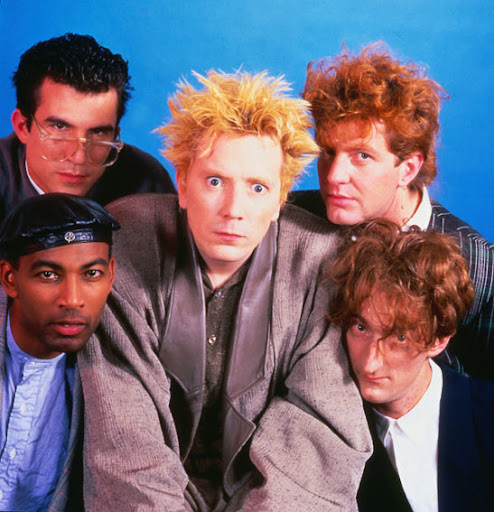
#> input picture DP-Python/img/fimage.jpg, 494 x 512 px
$ python Day17-OpenCV.py
#> lines starting #> are read from the running program, lines starting #| are printed output that depends on the picture; after the words box and inside, x2 and y2 are one past the last pixel; in counts of white or black regions, pixels touching at a corner belong together
import cv2 as cv

# Importing image

image = cv.imread("./img/fimage.jpg")
#> image is the input picture: shape (512, 494, 3); mean B, G, R 116.8, 103.5, 114.4


# [32 lines of commented-out code are left out]

edges = cv.Canny(image,threshold1=100,threshold2=200)
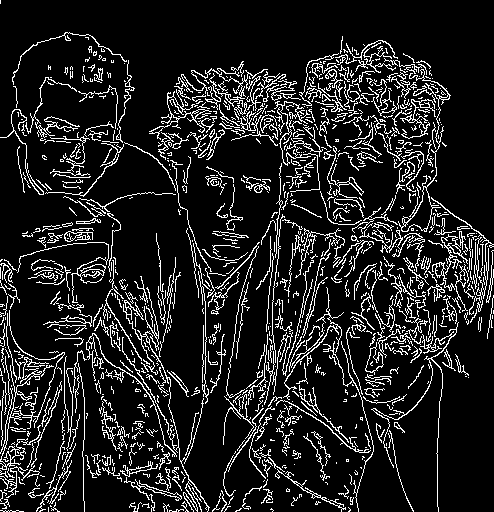
#> edges: shape (512, 494); 12.9% white in thin lines or dots


# cv.imshow("Image Show",edges)
# cv.waitKey(0)

# Face Detection project

gray = cv.cvtColor(image,cv.COLOR_BGR2GRAY)
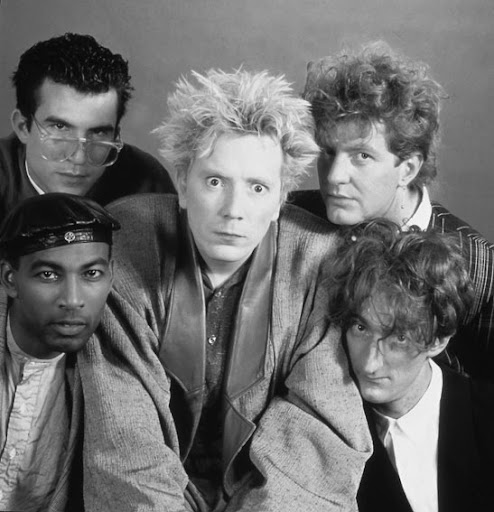
#> gray: shape (512, 494); min 1, max 254, mean 108.3

# Haar Cascades

face_cascade  = cv.CascadeClassifier(cv.data.haarcascades + "haarcascade_frontalface_default.xml")

faces = face_cascade.detectMultiScale(gray,scaleFactor=1.03,minNeighbors=15)
#> faces = [[179, 141, 110, 110], [27, 90, 104, 104], [20, 236, 100, 100], [297, 117, 103, 103]]

for (x,y,w,h) in faces:
    cv.rectangle(image,(x,y),(x+w,y+h),(0,0,255),4)
#> this loop made 4 passes
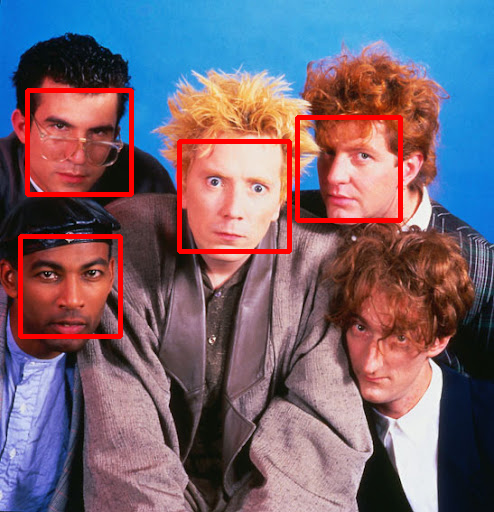
#> image: shape (512, 494, 3); 3.28% of pixels changed, all inside (x1, y1, x2, y2) = (18, 88, 403, 339)

cv.imshow("fd",image)
cv.waitKey(0)

$ run again, with DP-Python/img/MZ.jpg copied over DP-Python/img/fimage.jpg
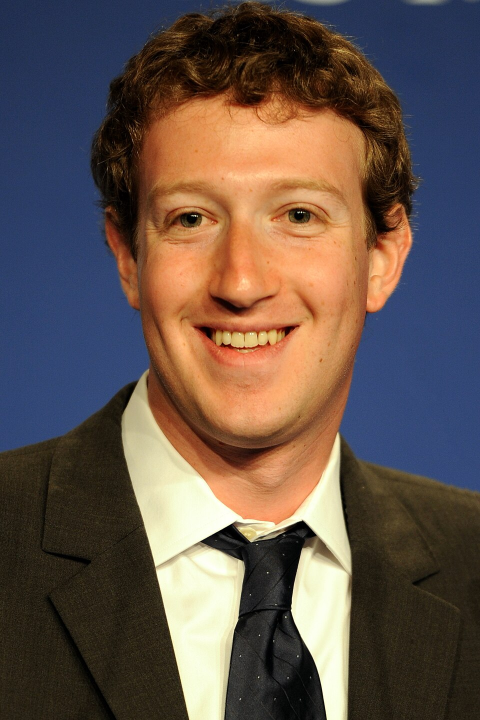
#> input picture DP-Python/img/MZ.jpg, 960 x 1440 px (shown at 1/2 size)
#> image is the input picture: shape (1440, 960, 3); mean B, G, R 75.4, 83.6, 99.8
#> `edges = cv.Canny(image,threshold1=100,threshold2=200)`:
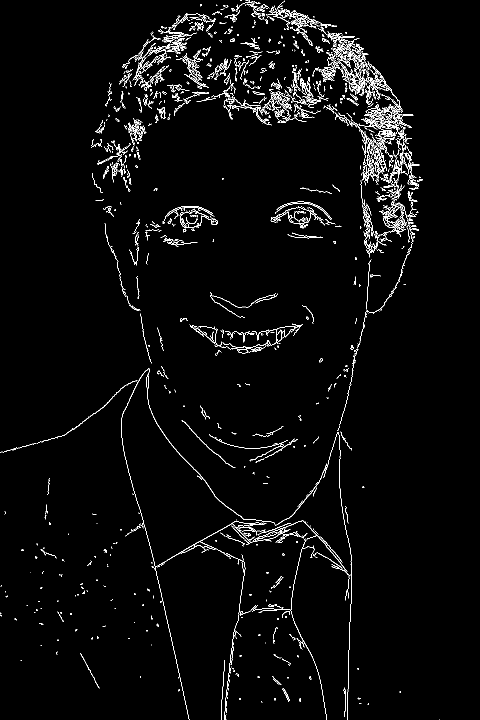
#> edges: shape (1440, 960) (shown at 1/2 size); 2.7% white in thin lines or dots
#> faces = [[274, 920, 470, 470], [190, 199, 604, 604]]
#> the loop `for (x,y,w,h) in faces:` made 2 passes
#> after the loop `for (x,y,w,h) in faces:`:
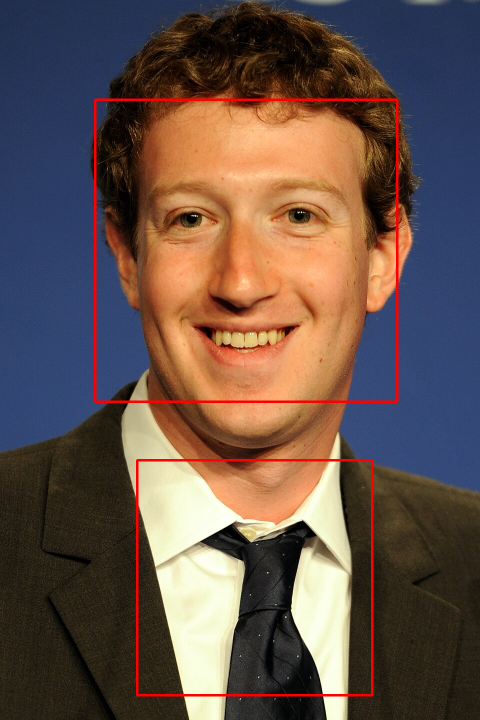
#> image: shape (1440, 960, 3) (shown at 1/2 size); 1.55% of pixels changed, all inside (x1, y1, x2, y2) = (188, 197, 797, 1393)

$ run again, with DP-Python/img/image.png saved as DP-Python/img/fimage.jpg
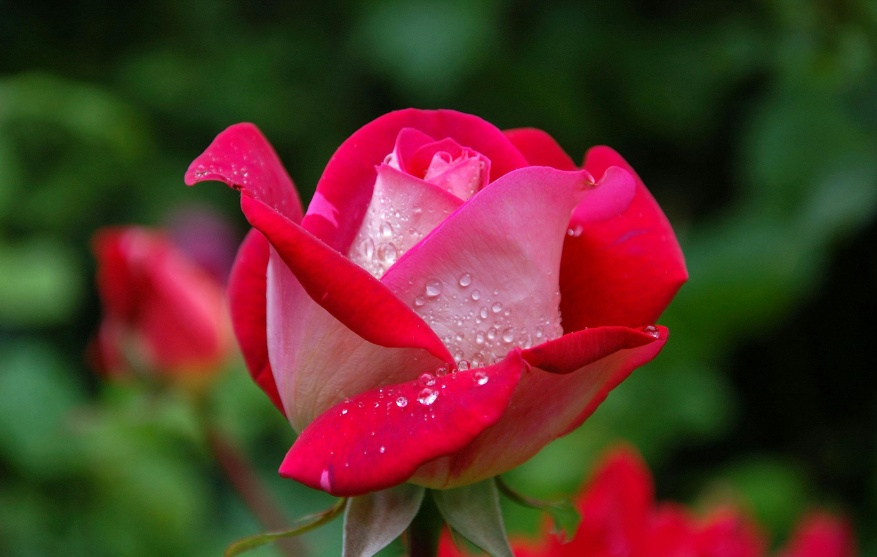
#> input picture DP-Python/img/image.png, 877 x 557 px
#> image is the input picture: shape (557, 877, 3); mean B, G, R 40.8, 51.8, 87.9
#> `edges = cv.Canny(image,threshold1=100,threshold2=200)`:
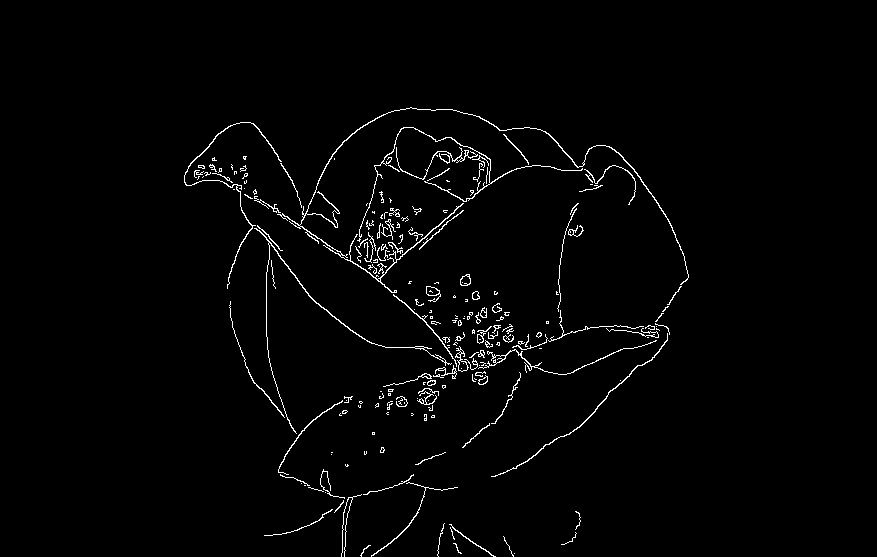
#> edges: shape (557, 877); 1.8% white in thin lines or dots, all inside (x1, y1, x2, y2) = (184, 107, 689, 557)
#> `gray = cv.cvtColor(image,cv.COLOR_BGR2GRAY)`:
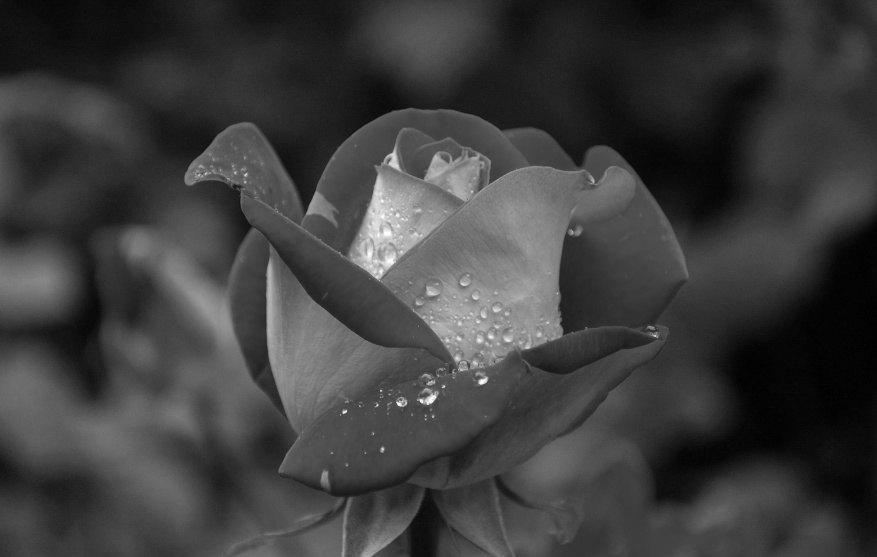
#> gray: shape (557, 877); min 0, max 254, mean 61.3
#> faces = ()
